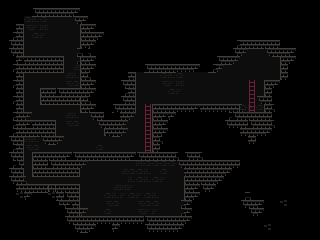

A level layout from a 2D game, rendered from its tile map. Below: a short description, then the map file with tile-grid data replaced by summaries:
An orthogonal 40x30 tile map with 8x8 px tiles, 3 tile layers (BACKGROUND, FOREGROUND0, FOREGROUND1) and 36 objects (3x DOOR, 2x LADDER, LOCKED_DOOR, PUSH_BLOCK).

<map version="1.0" orientation="orthogonal" renderorder="right-down" width="40" height="30" tilewidth="8" tileheight="8" nextobjectid="57">
 <tileset firstgid="1" source="SEWER.tsx" />
 <layer name="BACKGROUND" width="40" height="30">
  <data>[1200 cells, 1200 non-empty, 8 distinct tile ids]</data>
 </layer>
 <objectgroup name="SOLID" visible="0">
  <object id="1" x="152" y="104" width="32" height="48" />
  <object id="3" x="34" y="152" width="206" height="8" />
  <object id="4" x="184" y="176" width="88" height="40" />
  <object id="6" x="264" y="80" width="16" height="96" />
  <object id="7" x="232" y="80" width="8" height="72" />
  <object id="8" x="224" y="56" width="8" height="24" />
  <object id="9" x="232" y="48" width="8" height="8" />
  <object id="10" x="240" y="40" width="32" height="8" />
  <object id="11" x="272" y="48" width="8" height="8" />
  <object id="12" x="280" y="56" width="8" height="24" />
  <object id="13" x="184" y="72" width="8" height="32" />
  <object id="14" x="136" y="64" width="48" height="8" />
  <object id="15" x="128" y="72" width="8" height="40" />
  <object id="16" x="96" y="112" width="32" height="8" />
  <object id="17" x="40" y="88" width="40" height="16" />
  <object id="19" x="80" y="16" width="16" height="96" />
  <object id="20" x="24" y="8" width="56" height="8" />
  <object id="21" x="16" y="16" width="8" height="40" />
  <object id="22" x="24" y="56" width="40" height="16" />
  <object id="23" x="16" y="72" width="8" height="48" />
  <object id="24" x="24" y="120" width="32" height="16" />
  <object id="25" x="16" y="136" width="8" height="48" />
  <object id="26" x="24" y="184" width="56" height="32" />
  <object id="29" x="80" y="216" width="104" height="8" />
  <object id="30" x="32" y="152" width="48" height="24" />
  <object id="31" x="104" y="144" width="16" height="8" />
  <object id="32" x="44" y="136" width="20" height="8" />
  <object id="43" x="104" y="120" width="24" height="8" />
  <object id="51" x="258" y="96" width="6" height="6" />
 </objectgroup>
 <layer name="FOREGROUND0" width="40" height="30">
  <data>[1200 cells, 365 non-empty, 12 distinct tile ids]</data>
 </layer>
 <layer name="FOREGROUND1" width="40" height="30">
  <data>[1200 cells, 10 non-empty, 1 distinct tile ids]</data>
 </layer>
 <objectgroup name="OBJECTS">
  <object id="34" name="LADDER" x="145" y="104" height="48" />
  <object id="35" name="LADDER" x="249" y="80" height="32" />
  <object id="36" name="LOCKED_DOOR" x="104" y="136" width="16" height="16">
   <properties>
    <property name="TAG" value="1" />
   </properties>
  </object>
  <object id="47" name="DOOR" x="120" y="204" width="16" height="12">
   <properties>
    <property name="LINK" value="stage/sewer_01.tmx" />
   </properties>
  </object>
  <object id="54" name="DOOR" x="34" y="44" width="16" height="12">
   <properties>
    <property name="LINK" value="stage/sewer_03.tmx" />
   </properties>
  </object>
  <object id="55" name="DOOR" x="264" y="68" width="16" height="12">
   <properties>
    <property name="LINK" value="stage/sewer_04.tmx" />
   </properties>
  </object>
  <object id="56" name="PUSH_BLOCK" x="144" y="208" width="8" height="8" />
 </objectgroup>
</map>
